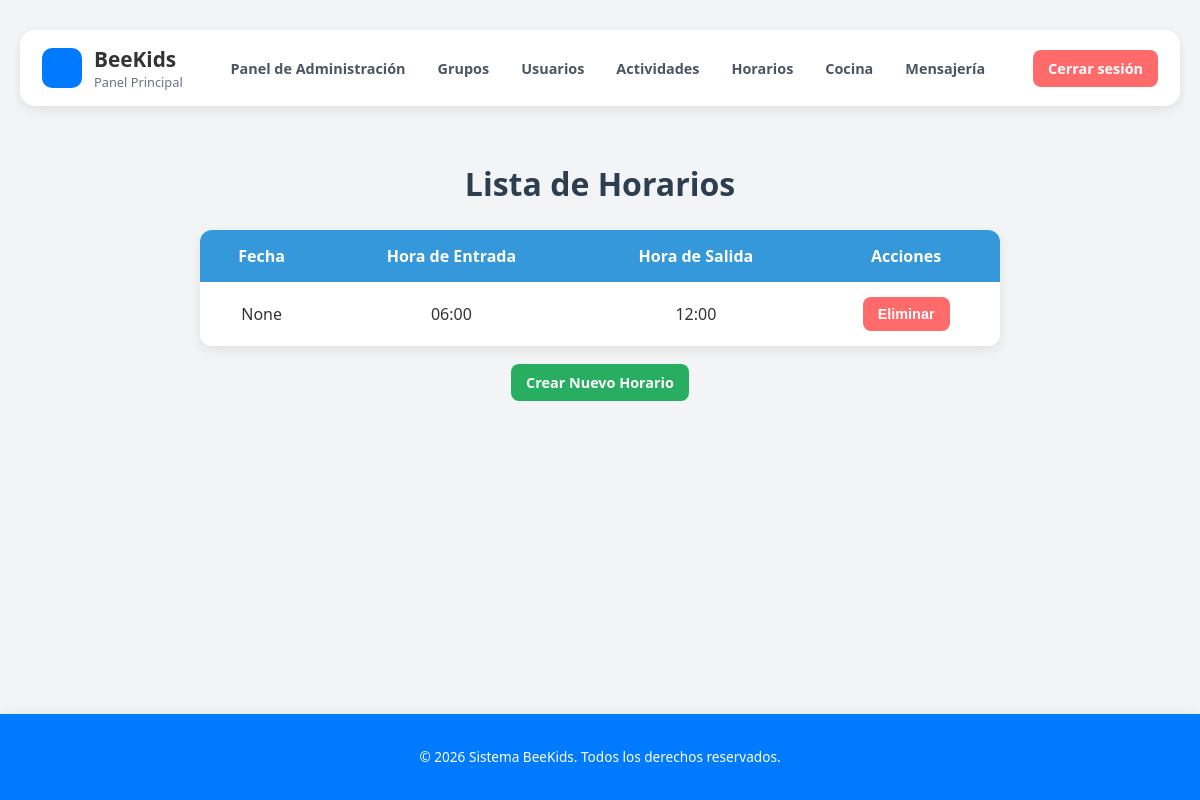
/actividades/listaHorarios/ (signed in), run on the app's committed database.
### sistema/models/models_actividades.py (models this page shows, shortened)
class HorarioEscolar(m.Model):
    fecha = m.DateField(null=True, blank=True, unique=True)  # Opcional para el horario predeterminado
    horaEntrada = m.TimeField()
    horaSalida = m.TimeField()
    class Meta:
        verbose_name_plural = "Horarios"

### sistema/views/views_actividades.py (the view)
def listaHorarios(request):
    listaHorarios = HorarioEscolar.objects.all()
    return render(request, "sistema/Vista_ListaHorarios.html", {'horarios': listaHorarios})

### sistema/templates/sistema/Vista_ListaHorarios.html (shortened to what this page needs)
{% extends 'sistema/base.html' %} {% block title %}Lista de Horarios | BeeKids{% endblock %}
{% block content %}
<div class="contenedor-horarios">
    <h1 class="titulo-horarios">Lista de Horarios</h1>
    <table class="tabla-horarios">
        <thead>
            <tr>
                <th>Fecha</th>
                <th>Hora de Entrada</th>
                <th>Hora de Salida</th>
                <th>Acciones</th>
            </tr>
        </thead>
        <tbody>
            {% for horario in horarios %}
            <tr>
                <td>{{ horario.fecha }}</td>
                <td>{{ horario.horaEntrada }}</td>
                <td>{{ horario.horaSalida }}</td>
                <td>
                    {% if not es_tutor %}
                    <form method="POST" action="{% url 'eliminarHorario' horario.id %}" style="margin: 0;" onsubmit="confirmarEliminacion(event)">
                        <button type="submit" class="btn danger">Eliminar</button>
                    </form>
                    {% endif %}
                </td>
            </tr>
            {% empty %}
            <tr>
                <td colspan="4" class="fila-vacia">No hay horarios disponibles.</td>
            </tr>
            {% endfor %}
        </tbody>
    </table>
    {% if not es_tutor %}
    <div class="enlace">
        <a href="{% url 'crearHorario' %}" class="btn btn-verde">Crear Nuevo Horario</a>
    </div>
    {% endif %}
</div>
{% endblock %}

### sistema/templates/sistema/base.html (style rules this page uses)
body { font-family: "Segoe UI", Tahoma, Verdana, sans-serif; background-color: #f3f4f6; margin: 0; color: #333; display: flex; flex-direction: column; min-height: 100vh; }
.btn { padding: 9px 15px; border-radius: 8px; font-weight: 600; font-size: 0.9rem; text-decoration: none; border: none; cursor: pointer; transition: background-color 0.2s ease, transform 0.1s ease; background-color: #e5e7eb; color: #333; }
.btn.danger { background-color: #ff6b6b; color: white; }

### sistema/templates/sistema/Vista_ListaHorarios.html (style rules this page uses)
.contenedor-horarios { display: flex; flex-direction: column; align-items: center; padding-top: 10px; }
.titulo-horarios { font-size: 32px; margin-bottom: 25px; font-weight: bold; color: #2c3e50; text-align: center; }
.tabla-horarios { width: 100%; max-width: 800px; border-collapse: collapse; background-color: #ffffff; box-shadow: 0 4px 12px rgba(0, 0, 0, 0.08); margin-bottom: 25px; border-radius: 12px; overflow: hidden; }
.tabla-horarios th, .tabla-horarios td { padding: 15px; text-align: center; }
.tabla-horarios th { background-color: #3498db; color: white; font-weight: 600; }
.tabla-horarios td:last-child { border-bottom: none; }
.btn-verde { background-color: #27ae60; color: white; }

### data on the page
HorarioEscolar: fecha "None", horaEntrada "06:00", horaSalida "12:00"
